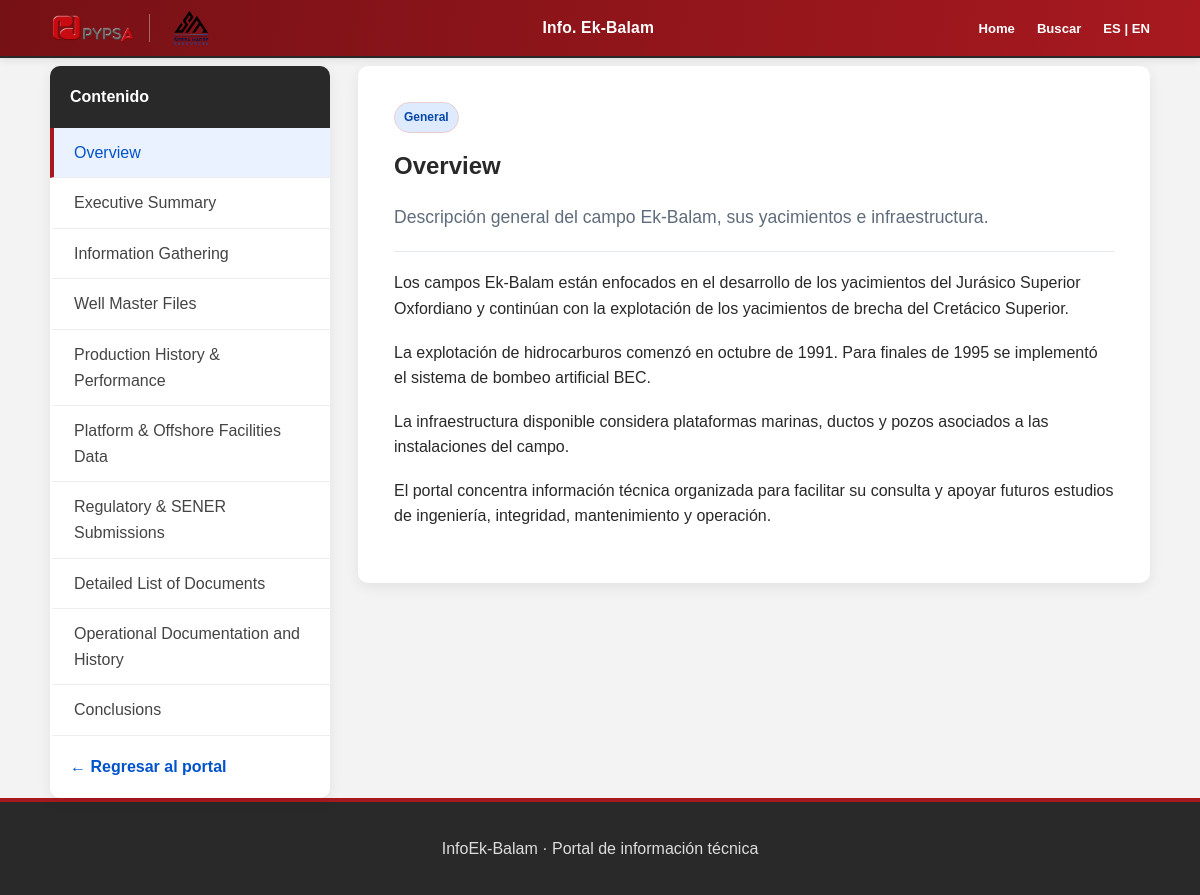
Before: /contenido/overview (signed in) with the older database file.
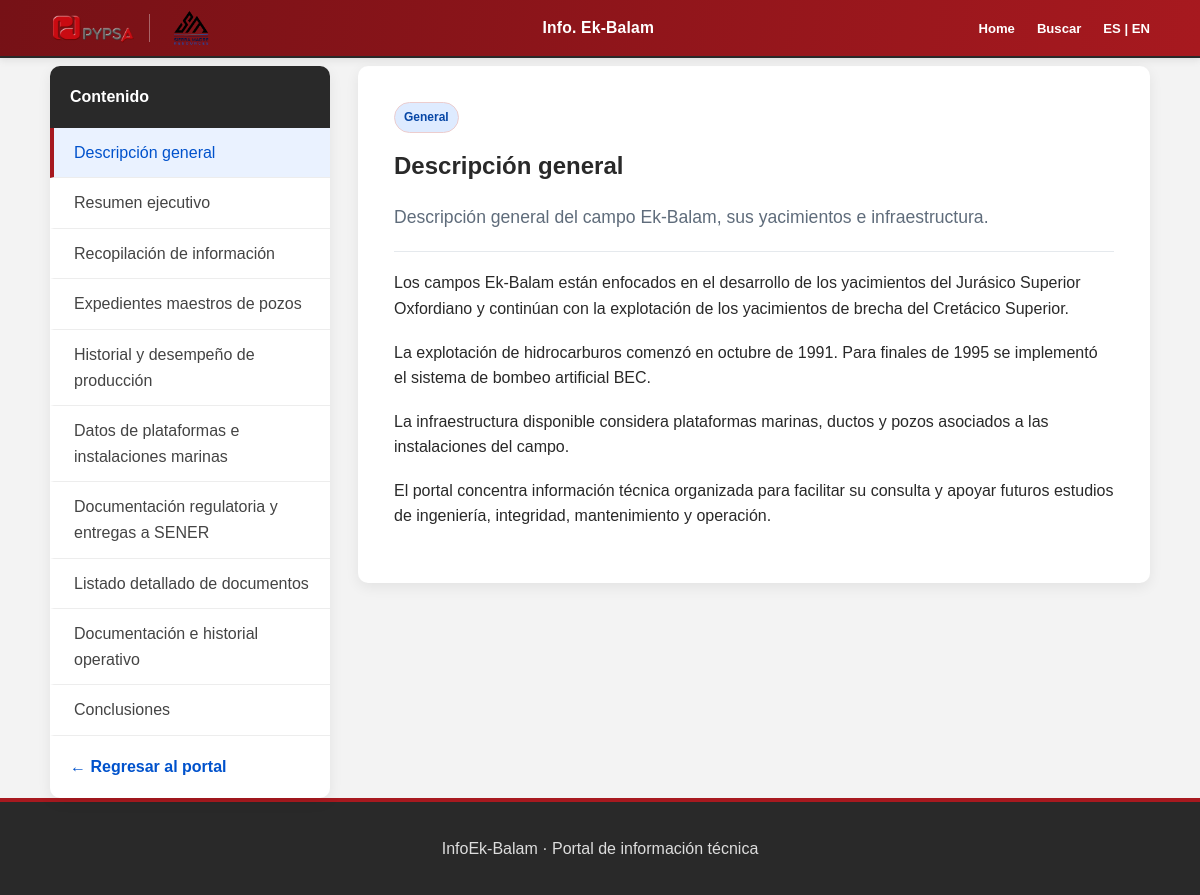
After: the same page with the newer database file.
### models.py (models this page shows)
class Contenido(db.Model):
    __tablename__ = "contenidos"
    id = db.Column(
        db.Integer,
        primary_key=True
    )
    slug = db.Column(
        db.String(120),
        unique=True,
        nullable=False
    )
    titulo = db.Column(
        db.String(200),
        nullable=False
    )
    categoria = db.Column(
        db.String(100),
        nullable=False
    )
    resumen = db.Column(
        db.Text,
        nullable=True
    )
    contenido = db.Column(
        db.Text,
        nullable=False
    )
    palabras_clave = db.Column(
        db.Text,
        nullable=True
    )
    orden = db.Column(
        db.Integer,
        default=0,
        nullable=False
    )
    activo = db.Column(
        db.Boolean,
        default=True,
        nullable=False
    )

### app.py (the view)
@app.route("/contenido/<string:slug>")
@login_required
def ver_contenido(slug):
    contenido = Contenido.query.filter_by(
        slug=slug,
        activo=True
    ).first_or_404()
    contenidos_menu = (
        Contenido.query
        .filter_by(activo=True)
        .order_by(Contenido.orden)
        .all()
    )
    return render_template(
        "contenido.html",
        contenido=contenido,
        contenidos_menu=contenidos_menu
    )

### app.py (called while the page is built)
@login_manager.user_loader
def cargar_usuario(usuario_id):
    return db.session.get(
        Usuario,
        int(usuario_id)
    )

### models.py (called while the page is built)
    @property
    def is_active(self):
        return self.activo

### templates/contenido.html (shortened to what this page needs)
{% extends "base.html" %}
{% block content %}
<div class="distribucion-portal">
    <aside class="menu-lateral">
        <div class="menu-lateral-titulo">
            <span>Contenido</span>
        </div>
        <nav>
            {% for elemento in contenidos_menu %}
                <a
                    href="{{ url_for(
                        'ver_contenido',
                        slug=elemento.slug
                    ) }}#contenido-principal"
                    class="{% if elemento.id == contenido.id %}
                        activo
                    {% endif %}"
                >
                    {{ elemento.titulo }}
                </a>
            {% endfor %}
        </nav>
        <a
            class="volver-portal"
            href="{{ url_for('portal') }}"
        >
            ← Regresar al portal
        </a>
    </aside>
<article
    id="contenido-principal"
    class="contenido-documental"
>
        <span class="categoria">
            {{ contenido.categoria }}
        </span>
        <h1>
            {{ contenido.titulo }}
        </h1>
        <p class="resumen-contenido">
            {{ contenido.resumen }}
        </p>
        <div class="texto-contenido">
            {% for parrafo in contenido.contenido.split('\n\n') %}
                {% if parrafo.strip() %}
                    <p>{{ parrafo.strip() }}</p>
                {% endif %}
            {% endfor %}
        </div>
    </article>
</div>
{% endblock %}

Changed rows visible on the page:
changed Contenido "Descripción general del campo Ek-Balam, sus yacimientos e infraestructura.": titulo "Overview" → "Descripción general"
changed Contenido: titulo "Executive Summary" → "Resumen ejecutivo"
changed Contenido: titulo "Information Gathering" → "Recopilación de información"
changed Contenido: titulo "Well Master Files" → "Expedientes maestros de pozos"
changed Contenido: titulo "Production History & Performance" → "Historial y desempeño de producción"
changed Contenido: titulo "Platform & Offshore Facilities Data" → "Datos de plataformas e instalaciones marinas"
changed Contenido: titulo "Regulatory & SENER Submissions" → "Documentación regulatoria y entregas a SENER"
changed Contenido: titulo "Detailed List of Documents" → "Listado detallado de documentos"
changed Contenido: titulo "Operational Documentation and History" → "Documentación e historial operativo"
changed Contenido: titulo "Conclusions" → "Conclusiones"
